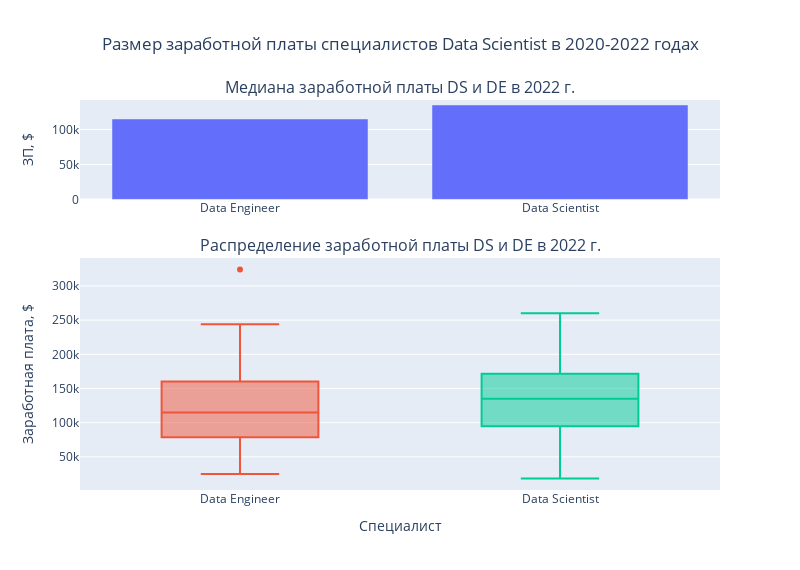

Notebook cell for this chart:
### Markdown cell above
##### 2. Соотношение заработной платы Data Scientist и Data Engineer в 2022 году

### Code cell
# Инициализация полотна
figure_salary_ds_de = make_subplots(rows=2, cols=1,
                                    subplot_titles=("Медиана заработной платы DS и DE в 2022 г.", 
                                                    "Распределение заработной платы DS и DE в 2022 г."),
                                    row_heights=[0.3, 0.7],
                                    vertical_spacing=0.15)
# Подготовка данных для отображения
mask_2022 = df_ds_salaries_cleared['work_year'] == 2022
df_median_salaries_2022 = df_ds_salaries_cleared[mask_2022].groupby(by=['job_title'], observed=True)['salary_in_usd'].median()
# Отрисовка баров
figure_salary_ds_de.add_trace(go.Bar(x=df_median_salaries_2022.index,
                                     y=df_median_salaries_2022,
                                     showlegend=False),
                              row=1, col=1)
# Построение коробчатой диаграммы
for title in df_median_salaries_2022.index:
    mask_title = df_ds_salaries_cleared['job_title'] == title
    figure_salary_ds_de.add_trace(go.Box(y=df_ds_salaries_cleared[mask_title & mask_2022]['salary_in_usd'],
                                         showlegend=False,
                                         name=title), # Название набора данных
                                  row=2, col=1)
# Размер полотна
figure_salary_ds_de.update_layout(autosize = False, width = 800, height = 570,
                               title='Размер заработной платы специалистов Data Scientist в 2020-2022 годах',
                               title_x=0.5) # Выравнивание заголовка посередине 
# Подпись осей
figure_salary_ds_de.update_xaxes(title_text="Специалист", row = 2, col = 1)
figure_salary_ds_de.update_yaxes(title_text="ЗП, $", row = 1, col = 1)
figure_salary_ds_de.update_yaxes(title_text="Заработная плата, $", row = 2, col = 1)
figure_salary_ds_de.show()

### Figure 1 — Plotly figure (JSON) as saved in the notebook; plotly's stock layout.template omitted (floating-point values rounded to 4 significant figures)
{"data": [{"showlegend": false, "type": "bar", "x": ["Data Engineer", "Data Scientist"], "xaxis": "x", "y": [115000, 135000], "yaxis": "y"}, {"name": "Data Engineer", "showlegend": false, "type": "box", "xaxis": "x2", "y": [135000, 170000, 150000, 52351, 242000, 200000, 78526, 52351, 45807, 181940, 132320, 220110, 160080, 165400, 132320, 243900, 128875, 93700, 156600, 108800, 113000, 78526, 65438, 160000, 136000, 136994, 101570, 155000, 117789, 209100, 154600, 175000, 98158, 183600, 65949, 49461, 78526, 58894, 63900, 82900, 100800, 49461, 87932, 76940, 104702, 91614, 65949, 87932, 98158, 76940, 180000, 80000, 105000, 54957, 120000, 100000, 324000, 216000, 210000, 58035, 115000, 65000, 68147, 206699, 99100, 130000, 110500, 160000, 200100, 145000, 70500, 175100, 140250, 54000, 25000, 220110, 160080, 154000, 126000], "yaxis": "y2"}, {"name": "Data Scientist", "showlegend": false, "type": "box", "xaxis": "x2", "y": [130000, 90000, 136620, 99360, 117789, 104702, 146000, 123000, 65438, 39263, 165220, 120160, 180000, 120000, 95550, 167000, 150000, 211500, 138600, 170000, 215300, 158200, 180000, 71982, 45807, 260000, 180000, 80000, 140400, 215300, 31615, 18442, 104890, 140000, 220000, 183228, 91614, 185100, 200000, 120000, 230000, 100000, 100000, 35590, 100000, 165000, 52396, 40000, 86703, 48000, 122346, 69336, 135000, 78000, 141300, 102100, 205300, 176000, 144000, 205300, 140400, 210000, 150000, 160000, 130000], "yaxis": "y2"}], "layout": {"annotations": [{"font": {"size": 16}, "showarrow": false, "text": "Медиана заработной платы DS и DE в 2022 г.", "x": 0.5, "xanchor": "center", "xref": "paper", "y": 1, "yanchor": "bottom", "yref": "paper"}, {"font": {"size": 16}, "showarrow": false, "text": "Распределение заработной платы DS и DE в 2022 г.", "x": 0.5, "xanchor": "center", "xref": "paper", "y": 0.595, "yanchor": "bottom", "yref": "paper"}], "autosize": false, "height": 570, "title": {"text": "Размер заработной платы специалистов Data Scientist в 2020-2022 годах", "x": 0.5}, "width": 800, "xaxis": {"anchor": "y", "domain": [0, 1]}, "xaxis2": {"anchor": "y2", "domain": [0, 1], "title": {"text": "Специалист"}}, "yaxis": {"anchor": "x", "domain": [0.745, 1], "title": {"text": "ЗП, $"}}, "yaxis2": {"anchor": "x2", "domain": [0, 0.595], "title": {"text": "Заработная плата, $"}}}}
